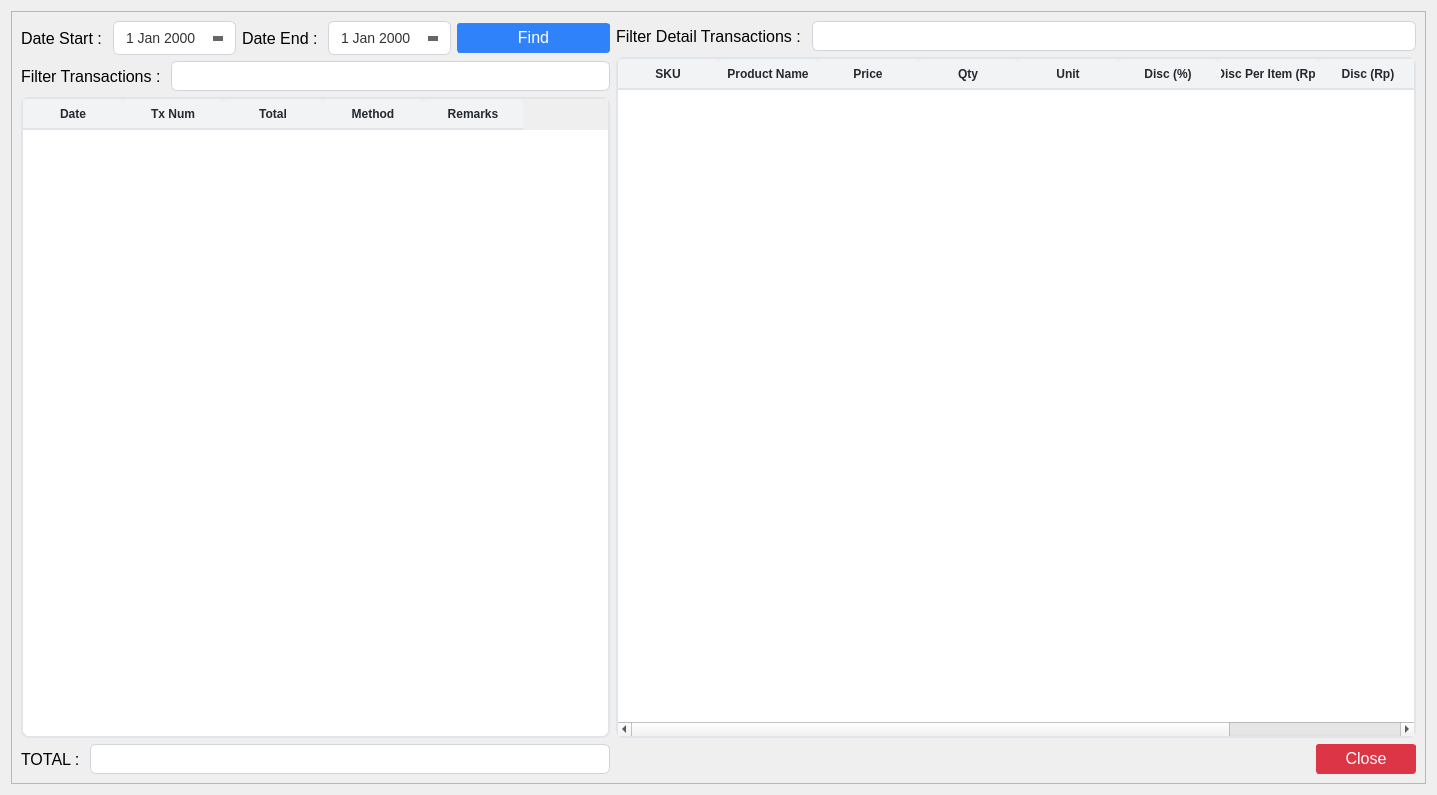
<?xml version="1.0" encoding="UTF-8"?>
<ui version="4.0">
 <class>Form</class>
 <widget class="QWidget" name="Form">
  <property name="geometry">
   <rect>
    <x>0</x>
    <y>0</y>
    <width>1437</width>
    <height>795</height>
   </rect>
  </property>
  <property name="windowTitle">
   <string>Cashier Sales Report</string>
  </property>
  <property name="windowIcon">
   <iconset>
    <normaloff>../assets/analytics.png</normaloff>../assets/analytics.png</iconset>
  </property>
  <property name="styleSheet">
   <string notr="true">QLineEdit{
	border: 1px solid #d1d5db;      /* Light gray border */
    border-radius: 6px;             /* Rounded corners */
    outline: none;                  /* Remove default outline */
    color: #333;                    /* Text color */
    background-color: #fff;       /* Light gray background */
    
}

QLineEdit:focus {
    border: 1px solid #93c5fd;       /* Blue border on focus */
    background-color: #ffffff;       /* White background when focused */
}

QLineEdit:disabled {
    border: 1px solid #e5e7eb;      /* Lighter border when disabled */
    background-color: #f3f4f6;      /* Light gray background when disabled */
    color: #9ca3af;                 /* Lighter text color when disabled */
}

/* QComboBox Styling - Improved with clearer state indicators */
QComboBox {
    border: 1px solid #d1d5db;      /* Light gray border */
    border-radius: 6px;             /* Rounded corners */
    padding: 6px 12px 6px 10px;     /* Add some padding */
    min-height: 20px;               /* Minimum height */
    color: #333;                    /* Text color */
    background-color: #fff;         /* White background */
    selection-background-color: #93c5fd; /* Light blue selection */
    font-size: 14px;                /* Consistent font size */
    min-width: 6em;                 /* Minimum width */
}

QComboBox:hover:!disabled {
    border-color: #93c5fd;          /* Light blue border on hover when enabled */
    background-color: #f0f7ff;      /* Very light blue background on hover */
}

QComboBox:focus {
    border: 2px solid #3b82f6;      /* Thicker, darker blue border on focus */
    background-color: #ffffff;      /* Pure white background when focused */
}

QComboBox:disabled {
    border: 1px solid #d9dce0;      /* Very light gray border when disabled */
    background-color: #f3f4f6;      /* Light gray background when disabled */
    color: #9ca3af;                 /* Lighter text color when disabled */
}

QComboBox::drop-down {
    subcontrol-origin: padding;
    subcontrol-position: center right;
    width: 20px;
    border: none;                   /* Remove border for cleaner look */
    margin-right: 5px;              /* Add some margin */
}

/* If you don't have an icon, use this instead: */
QComboBox::down-arrow {
    width: 0;
    height: 0;
    border-left: 5px solid transparent;
    border-right: 5px solid transparent;
    border-top: 5px solid #666;     /* Arrow color */
    margin-right: 5px;
}

QComboBox::down-arrow:disabled {
    border-top: 5px solid #b0b0b0;  /* Lighter arrow color when disabled */
}

QComboBox:disabled {
    color: #9ca3af;                 /* Lighter text when disabled */
    background-color: #f3f4f6;      /* Light gray background */
    border-color: #e5e7eb;          /* Lighter border */
}

/* Add a visual indicator for disabled state */
QComboBox:disabled {
    color: #9ca3af;
    background-color: #f3f4f6;
    border: 1px solid #e5e7eb;
    padding-right: 25px;            /* Make room for the lock icon */
}

/* If you don't have a lock icon, use a pattern instead */
QComboBox:disabled {
    background-image: repeating-linear-gradient(
        45deg,
        transparent,
        transparent 5px,
        rgba(200, 200, 200, 0.1) 5px,
        rgba(200, 200, 200, 0.1) 10px
    );
}

QComboBox QAbstractItemView {
    border: 1px solid #d1d5db;
    border-radius: 0px 0px 6px 6px;
    background-color: white;
    selection-background-color: #3b82f6;  /* Darker blue for better contrast */
    selection-color: white;               /* White text on selection */
    outline: none;
    padding: 5px;
}

QComboBox QAbstractItemView::item {
    min-height: 25px;               /* Taller items for better clickability */
    padding: 5px;                   /* Padding inside items */
}

QComboBox QAbstractItemView::item:hover {
    background-color: #e5f0ff;      /* Light blue on hover */
    color: #333;
}

/* QTextEdit Styling - Similar to QLineEdit */
QTextEdit {
    border: 1px solid #d1d5db;      /* Light gray border */
    border-radius: 6px;             /* Rounded corners */
    outline: none;                  /* Remove default outline */
    color: #333;                    /* Text color */
    background-color: #fff;         /* White background */
    padding: 6px 10px;              /* Add some padding for better text display */
    selection-background-color: #93c5fd; /* Light blue selection */
}

QTextEdit:focus {
    border: 1px solid #93c5fd;      /* Blue border on focus */
    background-color: #ffffff;      /* White background when focused */
}

QTextEdit:disabled {
    border: 1px solid #e5e7eb;      /* Lighter border when disabled */
    background-color: #f3f4f6;      /* Light gray background when disabled */
    color: #9ca3af;                 /* Lighter text color when disabled */
}


/* QDateEdit Styling */
QDateEdit {
    border: 1px solid #d1d5db;
    border-radius: 6px;
    padding: 6px 10px;
    min-height: 20px;
    color: #333;
    background-color: #fff;
    font-size: 14px;
}

QDateEdit:hover:!disabled {
    border-color: #93c5fd;
    background-color: #f0f7ff;
}

QDateEdit:focus {
    border: 2px solid #3b82f6;
    background-color: #ffffff;
}

QDateEdit:disabled {
    color: #9ca3af;
    background-color: #f3f4f6;
    border: 1px dashed #c0c0c0;
}

QDateEdit::drop-down {
    subcontrol-origin: padding;
    subcontrol-position: center right;
    width: 20px;
    border: none;
    margin-right: 5px;
}

QDateEdit::down-arrow {
    width: 0;
    height: 0;
    border-left: 5px solid transparent;
    border-right: 5px solid transparent;
    border-top: 5px solid #666;
    margin-right: 5px;
}

QDateEdit::down-arrow:disabled {
    border-top: 5px solid #b0b0b0;
}

/* Calendar popup styling */
QCalendarWidget {
    background-color: white;
    border: 1px solid #d1d5db;
}

QCalendarWidget QToolButton {
    color: #333;
    background-color: transparent;
    border: 1px solid transparent;
    border-radius: 4px;
    padding: 4px;
}

QCalendarWidget QToolButton:hover {
    background-color: #f0f7ff;
    border: 1px solid #93c5fd;
}

QCalendarWidget QMenu {
    background-color: white;
    border: 1px solid #d1d5db;
    padding: 5px;
}

QCalendarWidget QSpinBox {
    border: 1px solid #d1d5db;
    border-radius: 4px;
    padding: 3px;
    background-color: white;
}

QCalendarWidget QAbstractItemView:enabled {
    background-color: white;
    color: #333;
    selection-background-color: #3b82f6;
    selection-color: white;
}

QCalendarWidget QAbstractItemView:disabled {
    color: #9ca3af;
}

QCalendarWidget QWidget#qt_calendar_navigationbar {
    background-color: #f1f5f9;
    border-bottom: 1px solid #d1d5db;
    padding: 4px;
}

QPushButton {
    text-align: center;
    white-space: nowrap;
    vertical-align: middle;
    border: 1px solid transparent;
    line-height: 1.5;
    border-radius: 3px;
    margin: 0.25rem;
	opacity: 0.55;
	padding-bottom: 2px;

}

/* Message Dialog Styling */
QMessageBox {
    background-color: #ffffff;
    border-radius: 8px;
    min-width: 300px;
}

QMessageBox QLabel {
    color: #333333;
    font-size: 14px;
    padding: 12px;
    min-height: 40px;
}

QMessageBox QPushButton {
    background-color: #3b82f6;
    color: white;
    border-radius: 5px;
    padding: 8px 16px;
    font-weight: bold;
    min-width: 80px;
    margin: 8px 5px;
    opacity: 1.0;
}

QMessageBox QPushButton:hover {
    background-color: #2563eb;
}

QMessageBox QPushButton:pressed {
    background-color: #1d4ed8;
}

QMessageBox QIcon {
    padding: 15px;
}

QMessageBox #qt_msgbox_label {
    min-height: 40px;
}

/* Warning icon styling */
QMessageBox#warning-box {
    background-color: #fff9ed;
    border: 1px solid #fbbf24;
}

/* Error icon styling */
QMessageBox#error-box {
    background-color: #fef2f2;
    border: 1px solid #ef4444;
}

/* Info icon styling */
QMessageBox#info-box {
    background-color: #eff6ff; 
    border: 1px solid #3b82f6;
}
</string>
  </property>
  <layout class="QGridLayout" name="gridLayout">
   <item row="0" column="0">
    <widget class="QFrame" name="frame">
     <property name="frameShape">
      <enum>QFrame::StyledPanel</enum>
     </property>
     <property name="frameShadow">
      <enum>QFrame::Raised</enum>
     </property>
     <layout class="QGridLayout" name="gridLayout_2">
      <item row="0" column="0">
       <layout class="QHBoxLayout" name="horizontalLayout_5">
        <item>
         <layout class="QVBoxLayout" name="verticalLayout_6">
          <item>
           <layout class="QVBoxLayout" name="verticalLayout_7">
            <item>
             <layout class="QVBoxLayout" name="verticalLayout_8">
              <item>
               <layout class="QHBoxLayout" name="horizontalLayout_6">
                <item>
                 <layout class="QFormLayout" name="formLayout_6">
                  <item row="0" column="0">
                   <widget class="QLabel" name="cashier_sales_date_start_label">
                    <property name="minimumSize">
                     <size>
                      <width>0</width>
                      <height>30</height>
                     </size>
                    </property>
                    <property name="font">
                     <font>
                      <pointsize>12</pointsize>
                     </font>
                    </property>
                    <property name="text">
                     <string>Date Start : </string>
                    </property>
                   </widget>
                  </item>
                  <item row="0" column="1">
                   <widget class="QDateEdit" name="start_date_cashier_sales_input">
                    <property name="minimumSize">
                     <size>
                      <width>0</width>
                      <height>30</height>
                     </size>
                    </property>
                    <property name="font">
                     <font>
                      <pointsize>12</pointsize>
                     </font>
                    </property>
                    <property name="calendarPopup">
                     <bool>true</bool>
                    </property>
                   </widget>
                  </item>
                 </layout>
                </item>
                <item>
                 <layout class="QFormLayout" name="formLayout_7">
                  <item row="0" column="0">
                   <widget class="QLabel" name="cashier_sales_date_end_label">
                    <property name="minimumSize">
                     <size>
                      <width>0</width>
                      <height>30</height>
                     </size>
                    </property>
                    <property name="font">
                     <font>
                      <pointsize>12</pointsize>
                     </font>
                    </property>
                    <property name="text">
                     <string>Date End : </string>
                    </property>
                   </widget>
                  </item>
                  <item row="0" column="1">
                   <widget class="QDateEdit" name="end_date_cashier_sales_input">
                    <property name="minimumSize">
                     <size>
                      <width>0</width>
                      <height>30</height>
                     </size>
                    </property>
                    <property name="font">
                     <font>
                      <pointsize>12</pointsize>
                     </font>
                    </property>
                    <property name="calendarPopup">
                     <bool>true</bool>
                    </property>
                   </widget>
                  </item>
                 </layout>
                </item>
                <item>
                 <widget class="QPushButton" name="find_cashier_sales_button">
                  <property name="minimumSize">
                   <size>
                    <width>0</width>
                    <height>30</height>
                   </size>
                  </property>
                  <property name="font">
                   <font>
                    <pointsize>12</pointsize>
                   </font>
                  </property>
                  <property name="styleSheet">
                   <string notr="true">QPushButton{
    color: #fff;
    background-color: rgba(13, 110, 253, 0.85); /* RGBA with alpha channel */
    border-color: rgba(13, 110, 253, 0.7);
}
QPushButton:hover {
    background-color: rgba(11, 94, 215, 0.9);
    border-color: rgba(10, 88, 202, 0.9);
    opacity: 0.95;
}
QPushButton:disabled {
    background-color: #a8c1ff;
    border-color: #a8c1ff;
    color: #e6eeff;
}</string>
                  </property>
                  <property name="text">
                   <string>Find</string>
                  </property>
                  <property name="icon">
                   <iconset>
                    <normaloff>../assets/magnifying-glass.png</normaloff>../assets/magnifying-glass.png</iconset>
                  </property>
                  <property name="iconSize">
                   <size>
                    <width>14</width>
                    <height>14</height>
                   </size>
                  </property>
                 </widget>
                </item>
               </layout>
              </item>
              <item>
               <layout class="QFormLayout" name="formLayout_8">
                <item row="0" column="0">
                 <widget class="QLabel" name="filter_cashier_sales_transactions_label">
                  <property name="minimumSize">
                   <size>
                    <width>0</width>
                    <height>30</height>
                   </size>
                  </property>
                  <property name="font">
                   <font>
                    <pointsize>12</pointsize>
                   </font>
                  </property>
                  <property name="text">
                   <string>Filter Transactions : </string>
                  </property>
                 </widget>
                </item>
                <item row="0" column="1">
                 <widget class="QLineEdit" name="filter_cashier_sales_transactions_input">
                  <property name="minimumSize">
                   <size>
                    <width>0</width>
                    <height>30</height>
                   </size>
                  </property>
                  <property name="font">
                   <font>
                    <pointsize>12</pointsize>
                   </font>
                  </property>
                  <property name="clearButtonEnabled">
                   <bool>true</bool>
                  </property>
                 </widget>
                </item>
               </layout>
              </item>
             </layout>
            </item>
            <item>
             <widget class="QTableWidget" name="cashier_sales_transactions_table">
              <property name="styleSheet">
               <string notr="true">QTableWidget {
            background-color: #ffffff;
            alternate-background-color: #f5f8fa;
            border: 2px solid #e1e4e8;
            border-radius: 8px;
            gridline-color: #e1e4e8;
            selection-background-color: #0366d6;
            selection-color: #ffffff;
        }
        
        QTableWidget::item {
            border-bottom: 1px solid #e1e4e8;
			padding: 6px;
        }
        
        QTableWidget::item:selected {
            background-color: #0366d6;
			border: none; /* Remove any border on selected items */
        }

        QTableWidget::item:focus {
            border: none; /* Remove the focus border */
            outline: none; /* Remove the focus outline */
        }

        QHeaderView::section {
            background-color: #f1f3f5;
            color: #24292e;
            font-weight: bold;
            border: none;
            border-bottom: 2px solid #e1e4e8;
            padding: 3px;
            border-top-left-radius: 6px;
            border-top-right-radius: 6px;
        }
        
        QTableWidget QScrollBar:vertical {
            border: none;
            background: #f1f3f5;
            width: 10px;
            border-radius: 5px;
        }
        
        QTableWidget QScrollBar::handle:vertical {
            background: #c0c0c0;
            border-radius: 5px;
        }
        
        QTableWidget QScrollBar::handle:vertical:hover {
            background: #a0a0a0;
        }
        
        QTableWidget QScrollBar:horizontal {
            border: none;
            background: #f1f3f5;
            height: 10px;
            border-radius: 5px;
        }
        
        QTableWidget QScrollBar::handle:horizontal {
            background: #c0c0c0;
            border-radius: 5px;
        }
        
        QTableWidget QScrollBar::handle:horizontal:hover {
            background: #a0a0a0;
        }</string>
              </property>
              <property name="sortingEnabled">
               <bool>true</bool>
              </property>
              <column>
               <property name="text">
                <string>Date</string>
               </property>
               <property name="font">
                <font>
                 <pointsize>12</pointsize>
                 <weight>75</weight>
                 <bold>true</bold>
                </font>
               </property>
               <property name="textAlignment">
                <set>AlignCenter</set>
               </property>
              </column>
              <column>
               <property name="text">
                <string>Tx Num</string>
               </property>
               <property name="font">
                <font>
                 <pointsize>12</pointsize>
                 <weight>75</weight>
                 <bold>true</bold>
                </font>
               </property>
               <property name="textAlignment">
                <set>AlignCenter</set>
               </property>
              </column>
              <column>
               <property name="text">
                <string>Total</string>
               </property>
               <property name="font">
                <font>
                 <pointsize>12</pointsize>
                 <weight>75</weight>
                 <bold>true</bold>
                </font>
               </property>
               <property name="textAlignment">
                <set>AlignCenter</set>
               </property>
              </column>
              <column>
               <property name="text">
                <string>Method</string>
               </property>
               <property name="font">
                <font>
                 <pointsize>12</pointsize>
                 <weight>75</weight>
                 <bold>true</bold>
                </font>
               </property>
               <property name="textAlignment">
                <set>AlignCenter</set>
               </property>
              </column>
              <column>
               <property name="text">
                <string>Remarks</string>
               </property>
               <property name="font">
                <font>
                 <pointsize>12</pointsize>
                 <weight>75</weight>
                 <bold>true</bold>
                </font>
               </property>
               <property name="textAlignment">
                <set>AlignCenter</set>
               </property>
              </column>
             </widget>
            </item>
           </layout>
          </item>
          <item>
           <layout class="QFormLayout" name="formLayout_9">
            <item row="0" column="0">
             <widget class="QLabel" name="total_transactions_label">
              <property name="minimumSize">
               <size>
                <width>0</width>
                <height>30</height>
               </size>
              </property>
              <property name="font">
               <font>
                <pointsize>12</pointsize>
               </font>
              </property>
              <property name="text">
               <string>TOTAL : </string>
              </property>
             </widget>
            </item>
            <item row="0" column="1">
             <widget class="QLineEdit" name="total_transactions_input">
              <property name="enabled">
               <bool>true</bool>
              </property>
              <property name="minimumSize">
               <size>
                <width>0</width>
                <height>30</height>
               </size>
              </property>
              <property name="font">
               <font>
                <pointsize>12</pointsize>
               </font>
              </property>
              <property name="readOnly">
               <bool>true</bool>
              </property>
             </widget>
            </item>
           </layout>
          </item>
          <item>
           <layout class="QHBoxLayout" name="horizontalLayout_7"/>
          </item>
         </layout>
        </item>
        <item>
         <layout class="QVBoxLayout" name="verticalLayout_9">
          <item>
           <layout class="QVBoxLayout" name="verticalLayout_10">
            <item>
             <layout class="QFormLayout" name="formLayout_10">
              <item row="0" column="1">
               <widget class="QLineEdit" name="filter_cashier_sales_detail_transactions_input">
                <property name="minimumSize">
                 <size>
                  <width>0</width>
                  <height>30</height>
                 </size>
                </property>
                <property name="font">
                 <font>
                  <pointsize>12</pointsize>
                 </font>
                </property>
                <property name="clearButtonEnabled">
                 <bool>true</bool>
                </property>
               </widget>
              </item>
              <item row="0" column="0">
               <widget class="QLabel" name="filter_detail_transactions_label">
                <property name="minimumSize">
                 <size>
                  <width>0</width>
                  <height>30</height>
                 </size>
                </property>
                <property name="font">
                 <font>
                  <pointsize>12</pointsize>
                 </font>
                </property>
                <property name="text">
                 <string>Filter Detail Transactions : </string>
                </property>
               </widget>
              </item>
             </layout>
            </item>
            <item>
             <widget class="QTableWidget" name="cashier_sales_detail_transactions_table">
              <property name="minimumSize">
               <size>
                <width>800</width>
                <height>0</height>
               </size>
              </property>
              <property name="styleSheet">
               <string notr="true">QTableWidget {
            background-color: #ffffff;
            alternate-background-color: #f5f8fa;
            border: 2px solid #e1e4e8;
            border-radius: 8px;
            gridline-color: #e1e4e8;
            selection-background-color: #0366d6;
            selection-color: #ffffff;
        }
        
        QTableWidget::item {
            border-bottom: 1px solid #e1e4e8;
			padding: 6px;
        }
        
        QTableWidget::item:selected {
            background-color: #0366d6;
			border: none; /* Remove any border on selected items */
        }

        QTableWidget::item:focus {
            border: none; /* Remove the focus border */
            outline: none; /* Remove the focus outline */
        }

        QHeaderView::section {
            background-color: #f1f3f5;
            color: #24292e;
            font-weight: bold;
            border: none;
            border-bottom: 2px solid #e1e4e8;
            padding: 3px;
            border-top-left-radius: 6px;
            border-top-right-radius: 6px;
        }
        
        QTableWidget QScrollBar:vertical {
            border: none;
            background: #f1f3f5;
            width: 10px;
            border-radius: 5px;
        }
        
        QTableWidget QScrollBar::handle:vertical {
            background: #c0c0c0;
            border-radius: 5px;
        }
        
        QTableWidget QScrollBar::handle:vertical:hover {
            background: #a0a0a0;
        }
        
        QTableWidget QScrollBar:horizontal {
            border: none;
            background: #f1f3f5;
            height: 10px;
            border-radius: 5px;
        }
        
        QTableWidget QScrollBar::handle:horizontal {
            background: #c0c0c0;
            border-radius: 5px;
        }
        
        QTableWidget QScrollBar::handle:horizontal:hover {
            background: #a0a0a0;
        }</string>
              </property>
              <property name="sortingEnabled">
               <bool>true</bool>
              </property>
              <column>
               <property name="text">
                <string>SKU</string>
               </property>
               <property name="font">
                <font>
                 <pointsize>12</pointsize>
                 <weight>75</weight>
                 <bold>true</bold>
                </font>
               </property>
               <property name="textAlignment">
                <set>AlignCenter</set>
               </property>
              </column>
              <column>
               <property name="text">
                <string>Product Name</string>
               </property>
               <property name="font">
                <font>
                 <pointsize>12</pointsize>
                 <weight>75</weight>
                 <bold>true</bold>
                </font>
               </property>
               <property name="textAlignment">
                <set>AlignCenter</set>
               </property>
              </column>
              <column>
               <property name="text">
                <string>Price</string>
               </property>
               <property name="font">
                <font>
                 <pointsize>12</pointsize>
                 <weight>75</weight>
                 <bold>true</bold>
                </font>
               </property>
               <property name="textAlignment">
                <set>AlignCenter</set>
               </property>
              </column>
              <column>
               <property name="text">
                <string>Qty</string>
               </property>
               <property name="font">
                <font>
                 <pointsize>12</pointsize>
                 <weight>75</weight>
                 <bold>true</bold>
                </font>
               </property>
               <property name="textAlignment">
                <set>AlignCenter</set>
               </property>
              </column>
              <column>
               <property name="text">
                <string>Unit</string>
               </property>
               <property name="font">
                <font>
                 <pointsize>12</pointsize>
                 <weight>75</weight>
                 <bold>true</bold>
                </font>
               </property>
               <property name="textAlignment">
                <set>AlignCenter</set>
               </property>
              </column>
              <column>
               <property name="text">
                <string>Disc (%)</string>
               </property>
               <property name="font">
                <font>
                 <pointsize>12</pointsize>
                 <weight>75</weight>
                 <bold>true</bold>
                </font>
               </property>
               <property name="textAlignment">
                <set>AlignCenter</set>
               </property>
              </column>
              <column>
               <property name="text">
                <string>Disc Per Item (Rp)</string>
               </property>
               <property name="font">
                <font>
                 <pointsize>12</pointsize>
                 <weight>75</weight>
                 <bold>true</bold>
                </font>
               </property>
               <property name="textAlignment">
                <set>AlignCenter</set>
               </property>
              </column>
              <column>
               <property name="text">
                <string>Disc (Rp)</string>
               </property>
               <property name="font">
                <font>
                 <pointsize>12</pointsize>
                 <weight>75</weight>
                 <bold>true</bold>
                </font>
               </property>
               <property name="textAlignment">
                <set>AlignCenter</set>
               </property>
              </column>
              <column>
               <property name="text">
                <string>Subtotal</string>
               </property>
               <property name="font">
                <font>
                 <pointsize>12</pointsize>
                 <weight>75</weight>
                 <bold>true</bold>
                </font>
               </property>
               <property name="textAlignment">
                <set>AlignCenter</set>
               </property>
              </column>
             </widget>
            </item>
           </layout>
          </item>
          <item>
           <layout class="QHBoxLayout" name="horizontalLayout_8">
            <item>
             <spacer name="horizontalSpacer_2">
              <property name="orientation">
               <enum>Qt::Horizontal</enum>
              </property>
              <property name="sizeHint" stdset="0">
               <size>
                <width>40</width>
                <height>20</height>
               </size>
              </property>
             </spacer>
            </item>
            <item>
             <widget class="QPushButton" name="close_button">
              <property name="minimumSize">
               <size>
                <width>100</width>
                <height>30</height>
               </size>
              </property>
              <property name="font">
               <font>
                <pointsize>12</pointsize>
               </font>
              </property>
              <property name="styleSheet">
               <string notr="true">QPushButton {
    color: #fff;
    background-color: #dc3545;
    border-color: #dc3545;
}
QPushButton:hover {
    background-color: #bb2d3b;
    border-color: #b02a37;
}</string>
              </property>
              <property name="text">
               <string>Close</string>
              </property>
              <property name="icon">
               <iconset>
                <normaloff>../assets/close.png</normaloff>../assets/close.png</iconset>
              </property>
              <property name="iconSize">
               <size>
                <width>12</width>
                <height>12</height>
               </size>
              </property>
             </widget>
            </item>
           </layout>
          </item>
         </layout>
        </item>
       </layout>
      </item>
     </layout>
    </widget>
   </item>
  </layout>
 </widget>
 <resources/>
 <connections/>
</ui>
